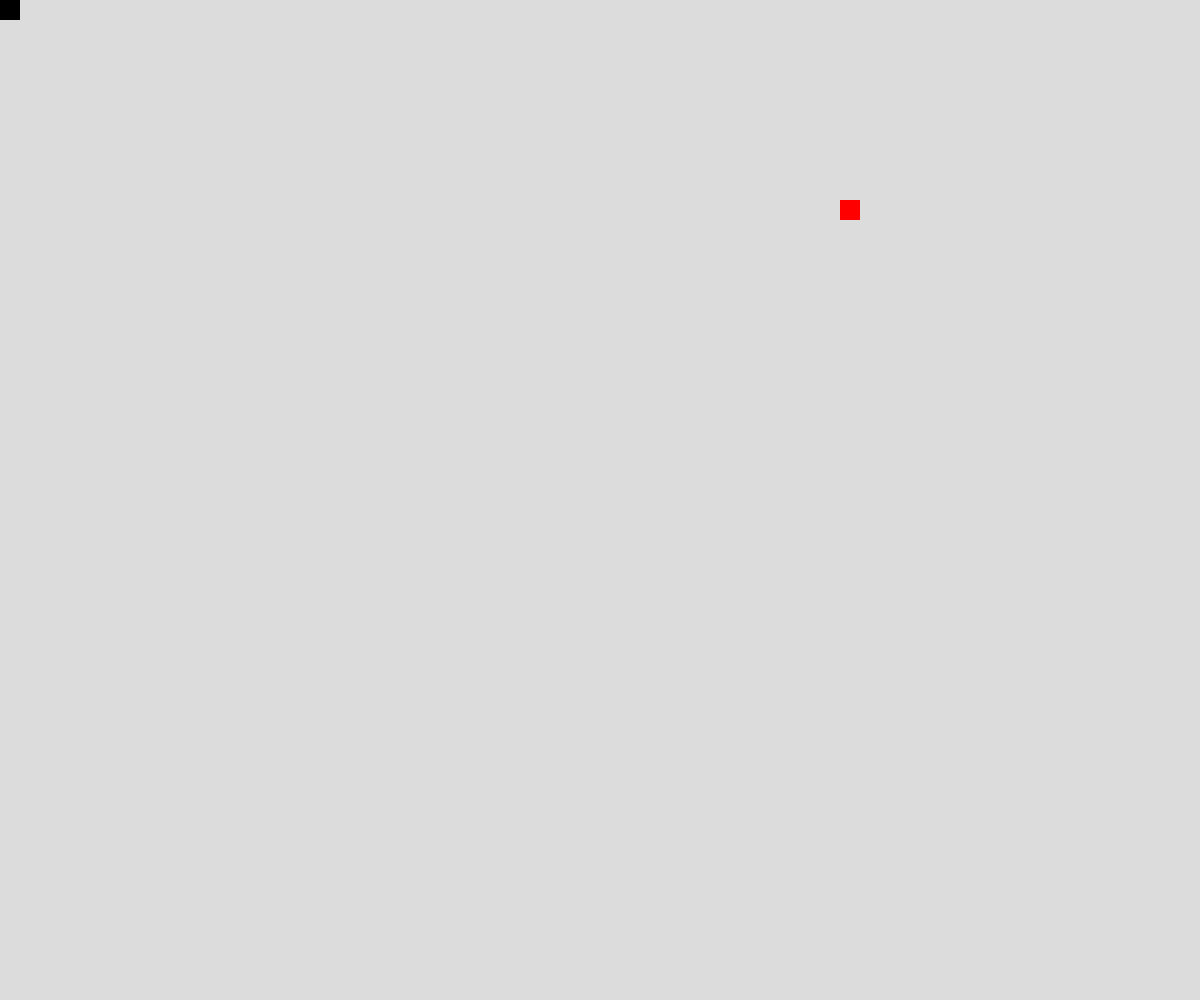
Frame 1 (no input)
Frame 60 (no input): identical to frame 1, image omitted
Frame 120 (the mouse pressed at the canvas centre since frame 60): identical to frame 1, image omitted

The p5.js sketch that drew this single still picture (run headless with seeded random() and noise() and a simulated clock; from frame 60 on, the mouse is pressed at the canvas centre):

// p5.js sketch
// ── sketch.js
let snake;
let rez  =  20;
let food;
let w,h;

function setup() {
  createCanvas(windowWidth, windowHeight);
  frameRate(20);
  w  =  floor(width/rez);
  h  =  floor(height/rez);
  
  snake  =  new Snake();
  
  foodLocation();
}

function foodLocation(){
  let x  =  floor(random(w));
  let y  =  floor(random(h));
  food  =  createVector(x,y);
  
}

function keyPressed(){
  if(keyCode  ===LEFT_ARROW){
    snake.setDir(-1,0);
  }
  else if(keyCode  ===RIGHT_ARROW){
    snake.setDir(1,0);
  }
  else if(keyCode  ===UP_ARROW){
    snake.setDir(0,-1);
  }
  else if(keyCode  ===DOWN_ARROW){
    snake.setDir(0,1);
  }
}

function draw() {
  scale(rez);
  background(220);
  if(snake.eat(food)){
    foodLocation();
  }
  snake.update();
  snake.show();
  fill(255,0,0);
  noStroke();
  rect(food.x,food.y,1,1);
}
// ── snake.js
class Snake{
  constructor(){
    this.body  =  [];
    this.body[0]  =  createVector(0,0);
    this.xdir  =  0;
    this.ydir  =  0;
    this.len  =  1;
  }
  
  setDir(x,y){
    this.xdir  =  x;
    this.ydir  =  y;
  }
  
  grow() {
  	let head = this.body[this.body.length-1].copy();
    this.len++;
    this.body.push(head);
  }
  
  eat(pos) {
  	let x = this.body[this.body.length-1].x;
    let y = this.body[this.body.length-1].y;
    if(x == pos.x && y == pos.y) {
      this.grow();
      return true;
    }
    return false;
  }
  update() {
  	let head = this.body[this.body.length-1].copy();
    this.body.shift();
    head.x += this.xdir;
    head.y += this.ydir;
    this.body.push(head);
  }
  show(){
    for(var i=0;i<this.body.length;i++){
    fill(0);
    noStroke();
    rect(this.body[i].x,this.body[i].y,1,1);
    }
  }
}
